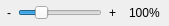
<?xml version="1.0" encoding="UTF-8"?>
<ui version="4.0">
 <class>QDiagramViewZoomSlider</class>
 <widget class="QWidget" name="QDiagramViewZoomSlider">
  <property name="geometry">
   <rect>
    <x>0</x>
    <y>0</y>
    <width>169</width>
    <height>26</height>
   </rect>
  </property>
  <property name="sizePolicy">
   <sizepolicy hsizetype="Fixed" vsizetype="Fixed">
    <horstretch>0</horstretch>
    <verstretch>0</verstretch>
   </sizepolicy>
  </property>
  <property name="windowTitle">
   <string>QDiagramViewSlider</string>
  </property>
  <layout class="QHBoxLayout" name="horizontalLayout_3">
   <property name="spacing">
    <number>0</number>
   </property>
   <property name="margin">
    <number>0</number>
   </property>
   <item>
    <layout class="QHBoxLayout" name="horizontalLayout_2">
     <property name="sizeConstraint">
      <enum>QLayout::SetFixedSize</enum>
     </property>
     <item>
      <layout class="QHBoxLayout" name="horizontalLayout">
       <property name="spacing">
        <number>0</number>
       </property>
       <property name="sizeConstraint">
        <enum>QLayout::SetFixedSize</enum>
       </property>
       <item>
        <widget class="QToolButton" name="zoomOutToolButton">
         <property name="text">
          <string>-</string>
         </property>
         <property name="icon">
          <iconset resource="qdiagramlib.qrc">
           <normaloff>:/qdiagram/zoom.out</normaloff>:/qdiagram/zoom.out</iconset>
         </property>
         <property name="autoRaise">
          <bool>true</bool>
         </property>
        </widget>
       </item>
       <item>
        <widget class="QSlider" name="zoomSlider">
         <property name="sizePolicy">
          <sizepolicy hsizetype="Fixed" vsizetype="Fixed">
           <horstretch>0</horstretch>
           <verstretch>0</verstretch>
          </sizepolicy>
         </property>
         <property name="maximumSize">
          <size>
           <width>16777215</width>
           <height>16777215</height>
          </size>
         </property>
         <property name="minimum">
          <number>10</number>
         </property>
         <property name="maximum">
          <number>400</number>
         </property>
         <property name="value">
          <number>100</number>
         </property>
         <property name="sliderPosition">
          <number>100</number>
         </property>
         <property name="orientation">
          <enum>Qt::Horizontal</enum>
         </property>
         <property name="invertedAppearance">
          <bool>false</bool>
         </property>
         <property name="invertedControls">
          <bool>false</bool>
         </property>
         <property name="tickPosition">
          <enum>QSlider::NoTicks</enum>
         </property>
         <property name="tickInterval">
          <number>90</number>
         </property>
        </widget>
       </item>
       <item>
        <widget class="QToolButton" name="zoomInToolButton">
         <property name="text">
          <string>+</string>
         </property>
         <property name="icon">
          <iconset resource="qdiagramlib.qrc">
           <normaloff>:/qdiagram/zoom.in</normaloff>:/qdiagram/zoom.in</iconset>
         </property>
         <property name="autoRaise">
          <bool>true</bool>
         </property>
        </widget>
       </item>
      </layout>
     </item>
     <item>
      <widget class="QLabel" name="zoomLabel">
       <property name="enabled">
        <bool>true</bool>
       </property>
       <property name="text">
        <string>100%</string>
       </property>
      </widget>
     </item>
    </layout>
   </item>
  </layout>
 </widget>
 <layoutdefault spacing="6" margin="11"/>
 <resources>
  <include location="qdiagramlib.qrc"/>
 </resources>
 <connections>
  <connection>
   <sender>zoomSlider</sender>
   <signal>valueChanged(int)</signal>
   <receiver>QDiagramViewZoomSlider</receiver>
   <slot>sliderValueChanged(int)</slot>
   <hints>
    <hint type="sourcelabel">
     <x>66</x>
     <y>12</y>
    </hint>
    <hint type="destinationlabel">
     <x>84</x>
     <y>12</y>
    </hint>
   </hints>
  </connection>
  <connection>
   <sender>zoomInToolButton</sender>
   <signal>clicked()</signal>
   <receiver>QDiagramViewZoomSlider</receiver>
   <slot>zoomInToolButtonClicked()</slot>
   <hints>
    <hint type="sourcelabel">
     <x>120</x>
     <y>12</y>
    </hint>
    <hint type="destinationlabel">
     <x>84</x>
     <y>12</y>
    </hint>
   </hints>
  </connection>
  <connection>
   <sender>zoomOutToolButton</sender>
   <signal>clicked()</signal>
   <receiver>QDiagramViewZoomSlider</receiver>
   <slot>zoomOutToolButtonClicked()</slot>
   <hints>
    <hint type="sourcelabel">
     <x>13</x>
     <y>12</y>
    </hint>
    <hint type="destinationlabel">
     <x>84</x>
     <y>12</y>
    </hint>
   </hints>
  </connection>
 </connections>
 <slots>
  <slot>sliderValueChanged(int)</slot>
  <slot>zoomInToolButtonClicked()</slot>
  <slot>zoomOutToolButtonClicked()</slot>
 </slots>
</ui>
